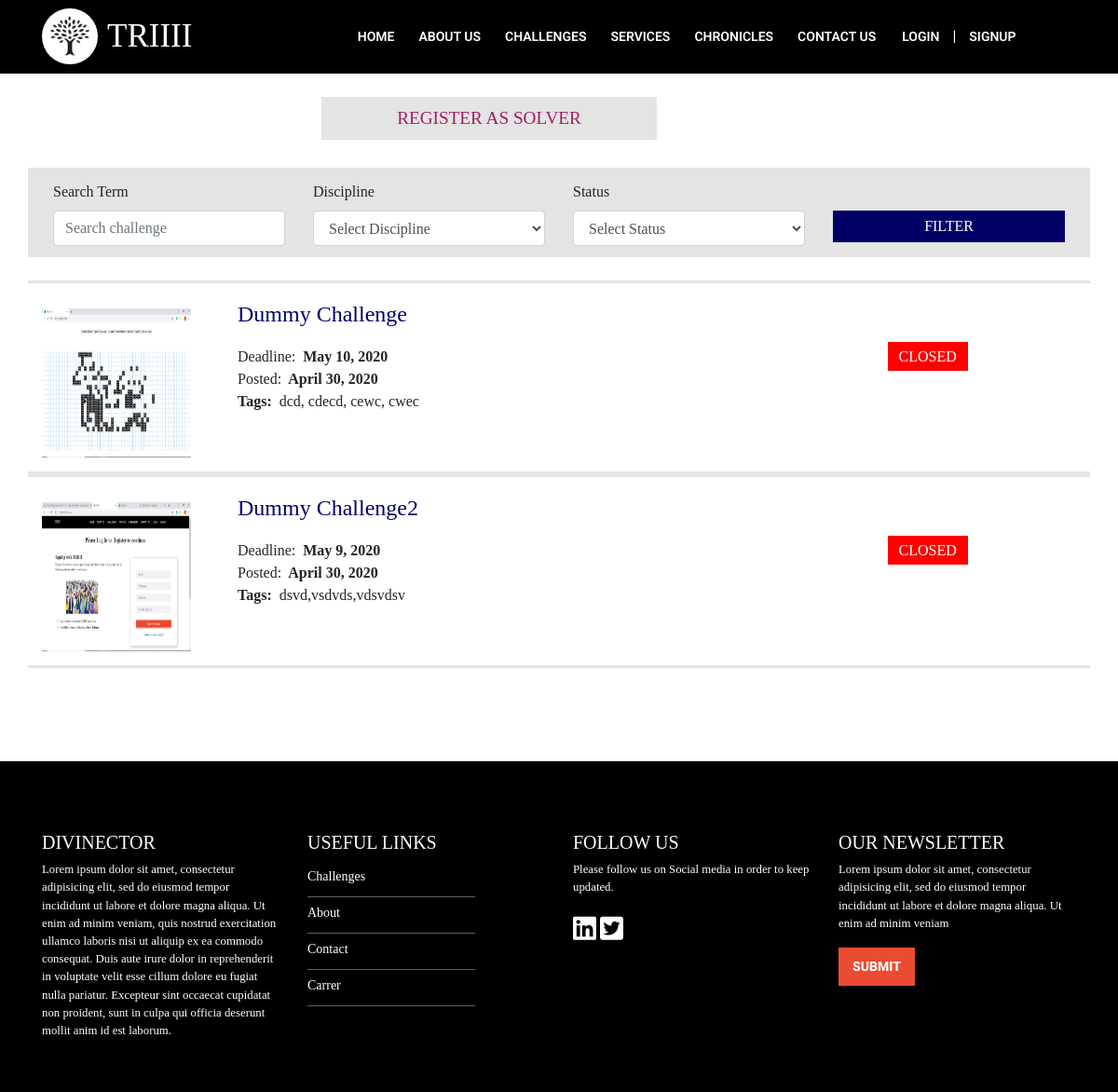
/challenges/, run on an earlier commit of the app's database.
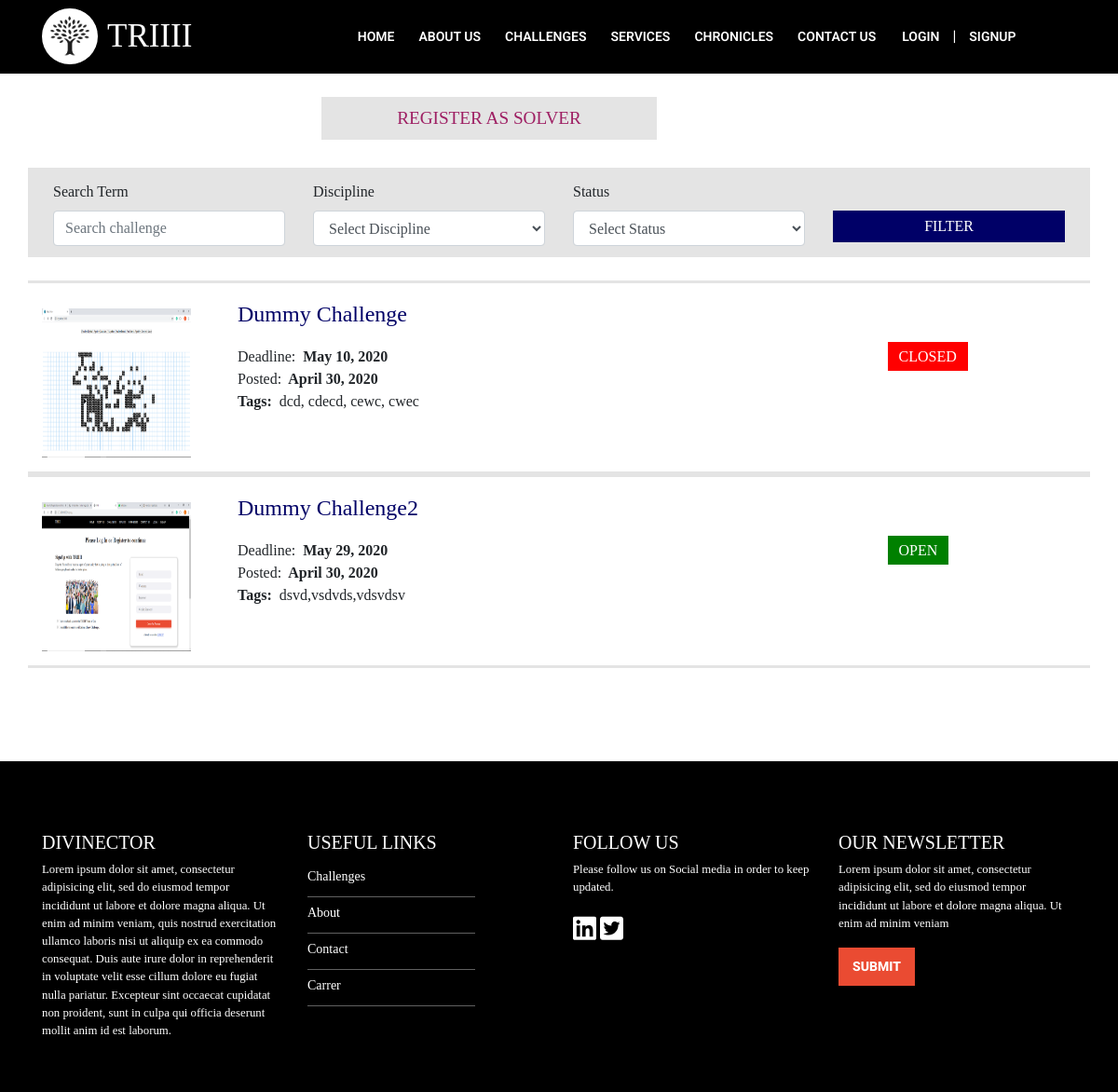
And on a later commit of the database.
### hostChallenge/models.py (models this page shows, shortened)
class Challenges(models.Model):
    title = models.CharField(max_length=1000)
    category = models.CharField(max_length=500,choices=Constants.CATEGORY)
    summary = models.TextField()
    description = models.TextField()
    image = models.ImageField(blank=True,null=True)
    file1 = models.ImageField(blank=True,null=True)
    file2 = models.ImageField(blank=True,null=True)
    file3 = models.ImageField(blank=True,null=True)
    file4 = models.FileField(blank=True,null=True)
    date_posted = models.DateField(auto_now_add=True)
    approved = models.BooleanField(default=False)
    tags = models.CharField(max_length=2500,default="")
    deadline = models.DateField(default=timezone.now)
    status = models.CharField(max_length=100,default="OPEN")
    slug = models.SlugField()
    class Meta:
        unique_together = ('title','date_posted')

### hostChallenge/views.py (the view, shortened to what this page needs)
# urls.py: path('challenges/',challengesPage,name="ChallengesPage"),
def challengesPage(request):
    challenges = Challenges.objects.filter(approved=True).order_by('-date_posted')
    status = []
    date = datetime.now().strftime ("%Y-%m-%d")
    for i in challenges:
        cm = datetime.strftime(i.deadline,"%Y-%m-%d")
        if date>cm:
            Challenges.objects.filter(title=i.title).filter(date_posted=i.date_posted).update(status="CLOSED")
    challenges = Challenges.objects.filter(approved=True).order_by('-date_posted')
    return render(request,'challenges.html',{'challenges':challenges})

### hostChallenge/templates/challenges.html (shortened to what this page needs)
{% extends "base.html" %}
{% load static %}
{% block content %}
    <div class="container">
        <a href="{% url 'signuppage' %}">
            <button class="registerBtn"> Register as Solver </button>
        </a>
        <form method="POST" >{% csrf_token %}
            <div class="filters row">
                <div class="col-md-3">
                    <label>Search Term</label><br/>
                    <input type="text" class="form-control" name="searchbox" placeholder="Search challenge" />
                </div>
                <div class="col-md-3">
                    <label>Discipline </label><br/>
                    <select class="form-control" name="discipline" >
                        <option value="">Select Discipline</option>
                    </select>
                </div>
                <div class="col-md-3">
                    <label>Status </label>
                    <select class="form-control" name="status" >
                        <option value="">Select Status</option>
                    </select>
                </div>
                <div class="col-md-3">
                    <label> </label><br/>
                    <button type="submit" class="sbbtn">FILTER</button>
                </div>
            </div>
        </form>
        <div class="challenges">
            {% for cha in challenges %}
                <div class="ch row">
                    <div class="col-md-2">
                        <img width="160px" height="160px" style="margin-top:12px;" src="/media/{{cha.image}}" />
                    </div>
                    <div class="col-md-10" style="padding-left:35px;">
                        <div class="row">
                            <div class="col-md-9 challenge-details-column">
                                <div class="challenge-name inno-dark-blue-text media-center">
                                <a class="chead" href="{% url 'ChallengeDetail' slug=cha.slug %}">
                                    <p >{{cha.title}}</p>
                                </a>
                                </div>
                            </div>
                        </div>
                        <div class="row">
                            <div class="col-md-9">
                                <div class="byline media-center">Deadline:&nbsp;<strong> {{cha.deadline}} </strong></div>
                                <div class="byline media-center">Posted:&nbsp;<strong> {{cha.date_posted}} </strong></div>
                            </div>
                            <div class="col-md-3 stt" >
                                {% if cha.status == "CLOSED" %}
                                    <div class="right media-center" ><span class="status" style="background-color:red;"> {{cha.status}} </span></div>
                                {% else %}
                                    <div class="right media-center"><span class="status"> {{cha.status}} </span></div>
                                {% endif %}
                            </div>
                        </div>
                        <div class="row">
                            <div class="col-md-9">
                                <div class="challenge-tags media-center">
                                    <span class="label tags-title"><b>Tags:&nbsp;</b></span>
                                    <span class="tags-title " title="Chemistry"> {{cha.tags}} </span><br/>
                                </div>
                            </div>
                            <div class="col-md-3"></div>
                        </div>
                    </div>
                </div>
            {% endfor %}
        </div>
    </div>
{% endblock %}

What changed in the data, as far as the page shows it:
changed Challenges "Dummy Challenge2": deadline "May 9, 2020" → "May 29, 2020"; status "CLOSED" → "OPEN"
